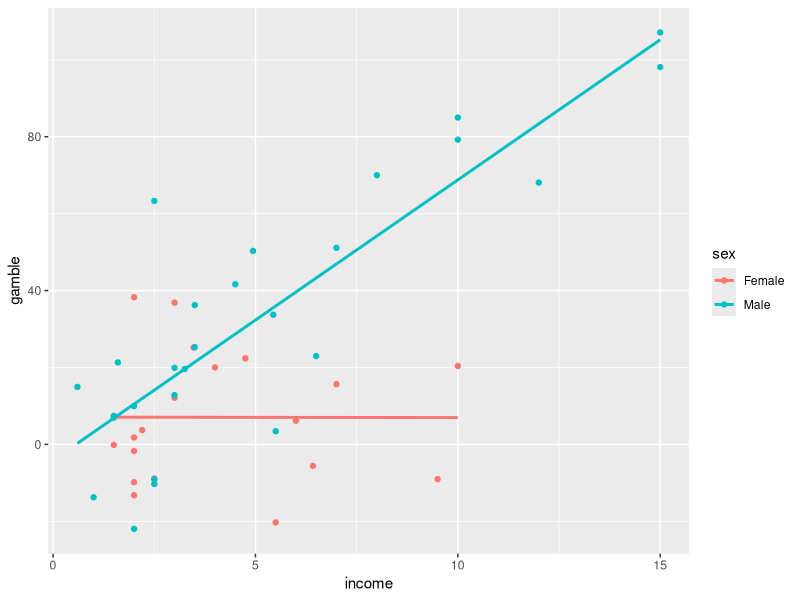
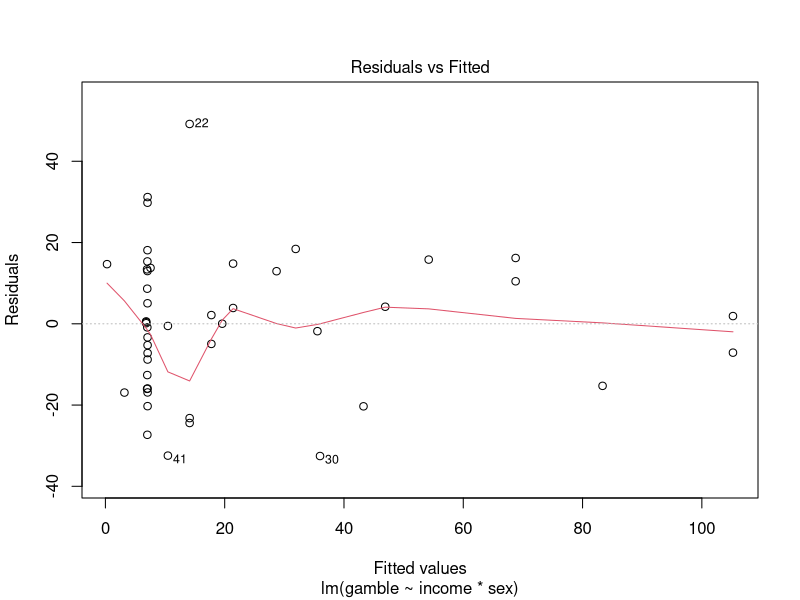
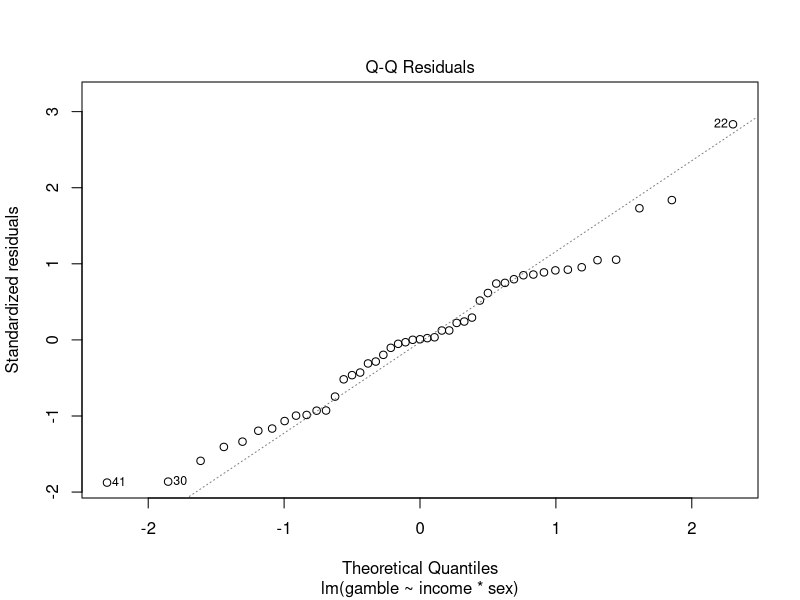
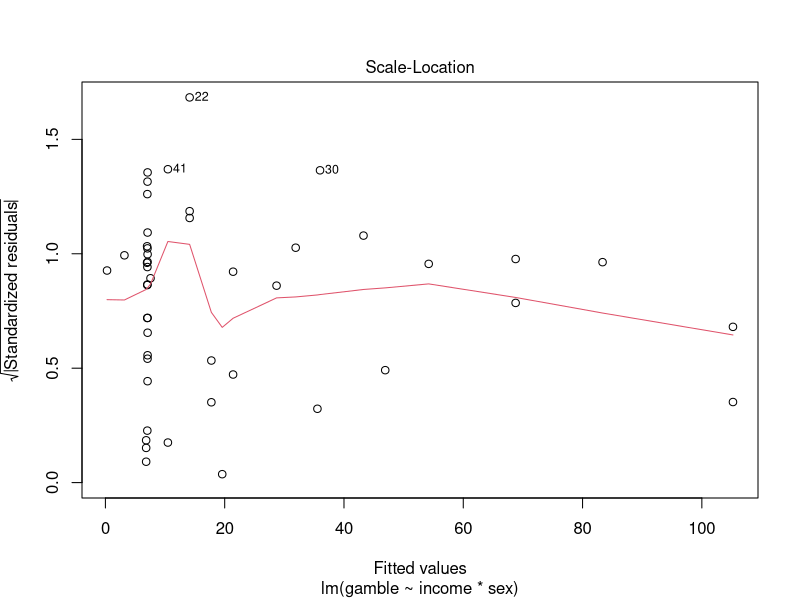
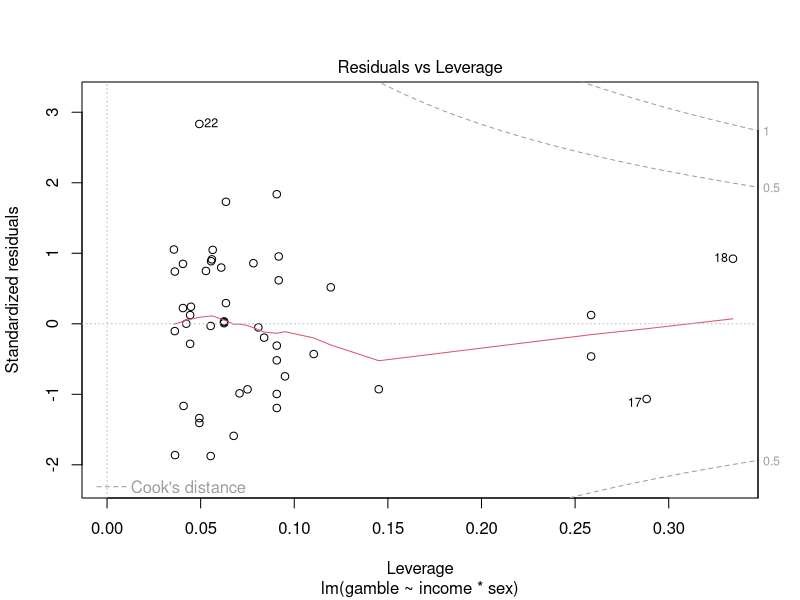

R code for these plots, in order:
## ---- chunk 1
library(readr)
teengamb <- read_csv("teengamb.csv")
teengamb

## ---- chunk 2
library("tidyverse")  # carga ggplot

# completa el siguiente código
ggplot(teengamb, aes(x = income, y = gamble, col = sex)) +
  geom_point() +
  geom_smooth(method = "lm", se = FALSE)

## ---- chunk 3
# Crea un modelo con interacciones en base a tu conclusión del apartado anterior
gamb_model <- lm(gamble ~ income * sex, data = teengamb)

# Obtén p-valores e intervalos de confianza. Usa summary y confint
summary(gamb_model)
confint(gamb_model)
## ---- chunk 4
# Interpretar las 4 gráficas siguientes para decidir si las asunciones del modelo
# se cumplen
plot(gamb_model, ask = FALSE)
